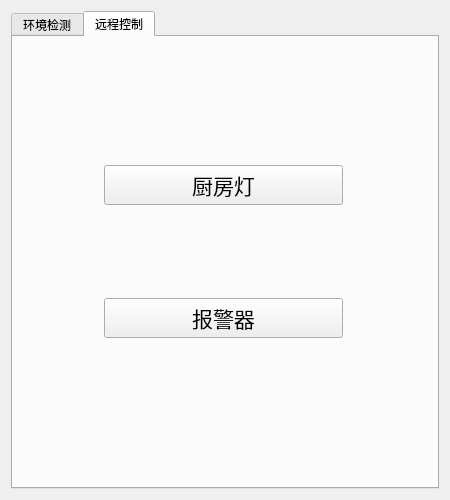
<?xml version="1.0" encoding="UTF-8"?>
<ui version="4.0">
 <class>Widget</class>
 <widget class="QWidget" name="Widget">
  <property name="geometry">
   <rect>
    <x>0</x>
    <y>0</y>
    <width>450</width>
    <height>500</height>
   </rect>
  </property>
  <property name="minimumSize">
   <size>
    <width>450</width>
    <height>500</height>
   </size>
  </property>
  <property name="maximumSize">
   <size>
    <width>450</width>
    <height>500</height>
   </size>
  </property>
  <property name="windowTitle">
   <string>Widget</string>
  </property>
  <layout class="QHBoxLayout" name="horizontalLayout">
   <item>
    <widget class="QTabWidget" name="tabWidget">
     <property name="currentIndex">
      <number>1</number>
     </property>
     <widget class="QWidget" name="tab">
      <attribute name="title">
       <string>环境检测</string>
      </attribute>
      <widget class="QPushButton" name="connectButton">
       <property name="geometry">
        <rect>
         <x>120</x>
         <y>370</y>
         <width>171</width>
         <height>61</height>
        </rect>
       </property>
       <property name="text">
        <string>开始检测数据</string>
       </property>
      </widget>
      <widget class="QWidget" name="layoutWidget">
       <property name="geometry">
        <rect>
         <x>41</x>
         <y>40</y>
         <width>321</width>
         <height>91</height>
        </rect>
       </property>
       <layout class="QHBoxLayout" name="horizontalLayout_2">
        <item>
         <widget class="QLabel" name="label">
          <property name="text">
           <string>&lt;html&gt;&lt;head/&gt;&lt;body&gt;&lt;p align=&quot;center&quot;&gt;&lt;span style=&quot; font-size:16pt;&quot;&gt;温度&lt;/span&gt;&lt;/p&gt;&lt;/body&gt;&lt;/html&gt;</string>
          </property>
         </widget>
        </item>
        <item>
         <widget class="QLabel" name="templabel">
          <property name="text">
           <string>&lt;html&gt;&lt;head/&gt;&lt;body&gt;&lt;p align=&quot;center&quot;&gt;&lt;span style=&quot; font-size:16pt;&quot;&gt;&lt;br/&gt;&lt;/span&gt;&lt;/p&gt;&lt;/body&gt;&lt;/html&gt;</string>
          </property>
         </widget>
        </item>
        <item>
         <widget class="QLabel" name="label_4">
          <property name="text">
           <string>&lt;html&gt;&lt;head/&gt;&lt;body&gt;&lt;p align=&quot;center&quot;&gt;&lt;span style=&quot; font-size:16pt;&quot;&gt;℃&lt;/span&gt;&lt;/p&gt;&lt;/body&gt;&lt;/html&gt;</string>
          </property>
         </widget>
        </item>
       </layout>
      </widget>
      <widget class="QWidget" name="layoutWidget">
       <property name="geometry">
        <rect>
         <x>41</x>
         <y>151</y>
         <width>321</width>
         <height>91</height>
        </rect>
       </property>
       <layout class="QHBoxLayout" name="horizontalLayout_3">
        <item>
         <widget class="QLabel" name="label_2">
          <property name="text">
           <string>&lt;html&gt;&lt;head/&gt;&lt;body&gt;&lt;p align=&quot;center&quot;&gt;&lt;span style=&quot; font-size:16pt;&quot;&gt;湿度&lt;/span&gt;&lt;/p&gt;&lt;/body&gt;&lt;/html&gt;</string>
          </property>
         </widget>
        </item>
        <item>
         <widget class="QLabel" name="humlabel">
          <property name="text">
           <string>&lt;html&gt;&lt;head/&gt;&lt;body&gt;&lt;p align=&quot;center&quot;&gt;&lt;span style=&quot; font-size:16pt;&quot;&gt;&lt;br/&gt;&lt;/span&gt;&lt;/p&gt;&lt;/body&gt;&lt;/html&gt;</string>
          </property>
         </widget>
        </item>
        <item>
         <widget class="QLabel" name="label_5">
          <property name="text">
           <string>&lt;html&gt;&lt;head/&gt;&lt;body&gt;&lt;p align=&quot;center&quot;&gt;&lt;span style=&quot; font-size:16pt;&quot;&gt;hPa&lt;/span&gt;&lt;/p&gt;&lt;/body&gt;&lt;/html&gt;</string>
          </property>
         </widget>
        </item>
       </layout>
      </widget>
      <widget class="QWidget" name="layoutWidget">
       <property name="geometry">
        <rect>
         <x>41</x>
         <y>250</y>
         <width>321</width>
         <height>101</height>
        </rect>
       </property>
       <layout class="QHBoxLayout" name="horizontalLayout_4">
        <item>
         <widget class="QLabel" name="label_3">
          <property name="text">
           <string>&lt;html&gt;&lt;head/&gt;&lt;body&gt;&lt;p align=&quot;center&quot;&gt;&lt;span style=&quot; font-size:16pt;&quot;&gt;亮度&lt;/span&gt;&lt;/p&gt;&lt;/body&gt;&lt;/html&gt;</string>
          </property>
         </widget>
        </item>
        <item>
         <widget class="QLabel" name="lightlabel">
          <property name="text">
           <string>&lt;html&gt;&lt;head/&gt;&lt;body&gt;&lt;p align=&quot;center&quot;&gt;&lt;span style=&quot; font-size:16pt;&quot;&gt;&lt;br/&gt;&lt;/span&gt;&lt;/p&gt;&lt;/body&gt;&lt;/html&gt;</string>
          </property>
         </widget>
        </item>
        <item>
         <widget class="QLabel" name="label_6">
          <property name="text">
           <string>&lt;html&gt;&lt;head/&gt;&lt;body&gt;&lt;p align=&quot;center&quot;&gt;&lt;span style=&quot; font-size:16pt;&quot;&gt;cd/m²&lt;/span&gt;&lt;/p&gt;&lt;/body&gt;&lt;/html&gt;</string>
          </property>
         </widget>
        </item>
       </layout>
      </widget>
      <zorder>layoutWidget</zorder>
      <zorder>layoutWidget</zorder>
      <zorder>layoutWidget</zorder>
      <zorder>connectButton</zorder>
     </widget>
     <widget class="QWidget" name="tab_2">
      <attribute name="title">
       <string>远程控制</string>
      </attribute>
      <widget class="QWidget" name="layoutWidget">
       <property name="geometry">
        <rect>
         <x>80</x>
         <y>30</y>
         <width>261</width>
         <height>371</height>
        </rect>
       </property>
       <layout class="QVBoxLayout" name="verticalLayout">
        <item>
         <widget class="QPushButton" name="kitchbutton">
          <property name="font">
           <font>
            <pointsize>16</pointsize>
           </font>
          </property>
          <property name="text">
           <string>厨房灯</string>
          </property>
          <property name="iconSize">
           <size>
            <width>12</width>
            <height>16</height>
           </size>
          </property>
         </widget>
        </item>
        <item>
         <widget class="QPushButton" name="alermbutton">
          <property name="font">
           <font>
            <pointsize>16</pointsize>
           </font>
          </property>
          <property name="text">
           <string>报警器</string>
          </property>
         </widget>
        </item>
       </layout>
      </widget>
     </widget>
    </widget>
   </item>
  </layout>
 </widget>
 <layoutdefault spacing="6" margin="11"/>
 <resources/>
 <connections/>
</ui>
